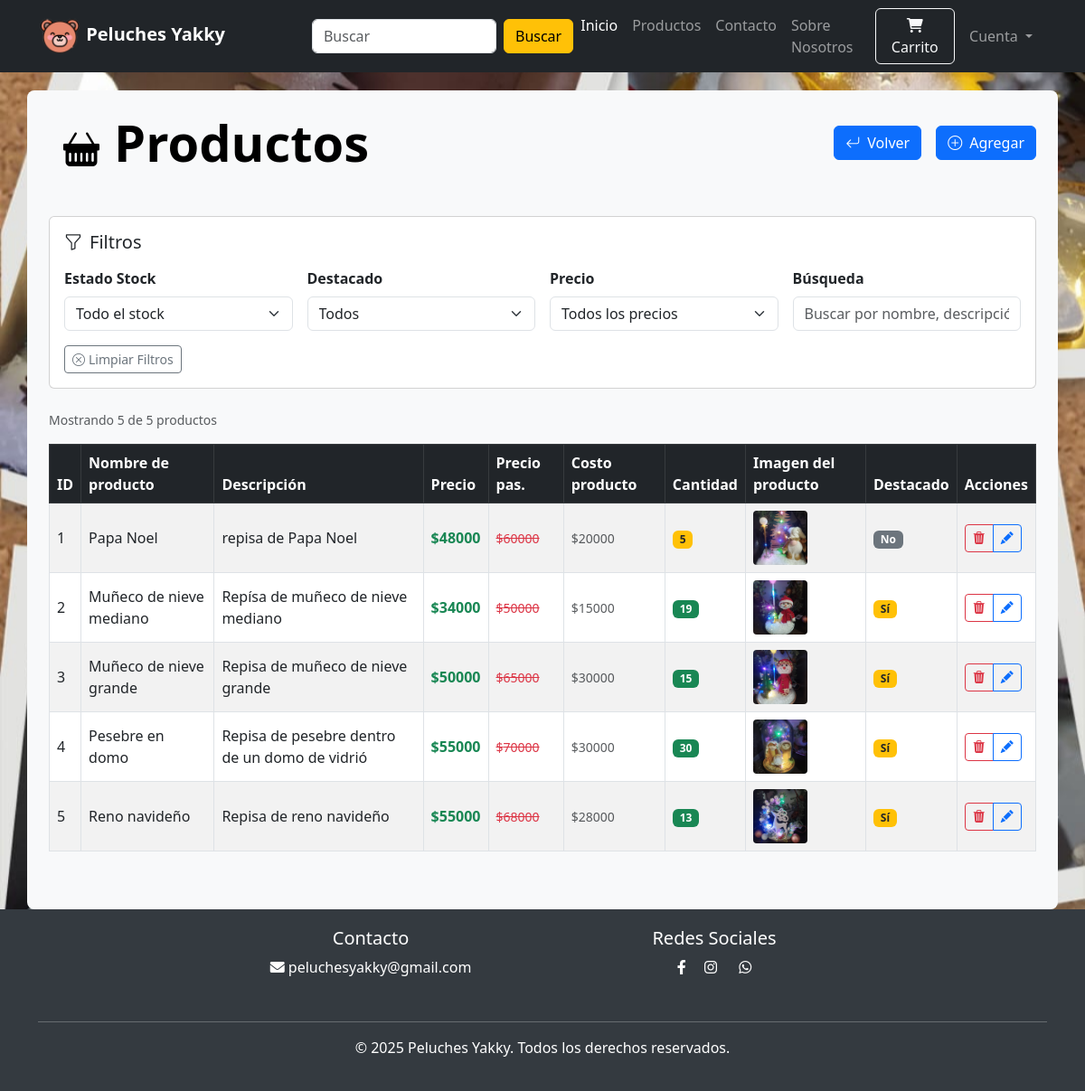
The app's page /ver-productos (signed in) with its own data.
### website/models/producto_model.py (models this page shows, shortened)
class Product(db.Model):
    id = db.Column(db.Integer, primary_key=True)
    product_name = db.Column(db.String(100), nullable=False)
    current_price = db.Column(db.Integer, nullable=False)
    precio_costo = db.Column(db.Integer, nullable=False)  # tarea
    previous_price = db.Column(db.Integer, nullable=False)
    in_stock = db.Column(db.Integer, nullable=False)
    product_picture = db.Column(db.String(1000), nullable=False)
    flash_sale = db.Column(db.Boolean, default=False)
    date_added = db.Column(db.DateTime, default=datetime.utcnow)
    descripcion = db.Column(db.String(1000), nullable=False)
    is_deleted = db.Column(db.Boolean, default=False)
    carts = db.relationship(
        "Cart", backref=db.backref("product", lazy=True), cascade="all, delete-orphan"
    )
    orders = db.relationship(
        "Order", backref=db.backref("product", lazy=True), cascade="all, delete-orphan"
    )

### website/admin.py (the view)
@admin.route("/ver-productos", methods=["GET", "POST"])
@login_required
@rol_required(1)
def ver_productos():
    if current_user.id == 1:
        productos = Product.query.order_by(Product.date_added).all()
        return render_template("ver_produc.html", productos=productos)
    return render_template("error_404.html")

### website/models/customer_model.py (called while the page is built)
    @property
    def is_authenticated(self):
        return True  # Para usuarios reales siempre True

### website/templates/ver_produc.html (shortened to what this page needs)
{% extends 'index.html' %}
{% block body %}
{% if productos | length < 1 %}
<div class="fondo" style="min-height: 100vh; padding-top: 20px;">
    <div class="container bg-light rounded-3 p-4 ">
        <div class="d-flex justify-content-between align-items-center mb-5">
            <h1 class="text-black mb-0 display-4 fw-bold">
                <i class="bi bi-basket-fill fs-1 text-black m-3"></i>Productos
            </h1>
            <div class="d-flex gap-3">
                <button onclick="window.location.href='/adminvista'" class="btn btn-primary">
                    <i class="bi bi-arrow-return-left me-2"></i>Volver
                </button>
                <button onclick="window.location.href='/agregar-productos'" class="btn btn-primary">
                    <i class="bi bi-plus-circle me-2"></i>Agregar
                </button>
            </div>
        </div>
        <h1 class="text-black mb-0 display-4 fw-bold text-center p-5">
            <i class="bi bi-emoji-frown-fill fs-1 text-black m-3"></i> No hay productos
        </h1>
    </div>
</div>
{% else %}
<div class="fondo" style="min-height: 100vh; padding-top: 20px;">
    <div class="container bg-light rounded-3 p-4 ">
        <div class="d-flex justify-content-between align-items-center mb-5">
            <h1 class="text-black mb-0 display-4 fw-bold">
                <i class="bi bi-basket-fill fs-1 text-black m-3"></i>Productos
            </h1>
            <div class="d-flex gap-3">
                <button onclick="window.location.href='/adminvista'" class="btn btn-primary">
                    <i class="bi bi-arrow-return-left me-2"></i>Volver
                </button>
                <button onclick="window.location.href='/agregar-productos'" class="btn btn-primary">
                    <i class="bi bi-plus-circle me-2"></i>Agregar
                </button>
            </div>
        </div>
        <div class="card mb-4">
            <div class="card-body">
                <h5 class="card-title mb-3">
                    <i class="bi bi-funnel me-2"></i>Filtros
                </h5>
                <div class="row g-3">
                    <div class="col-md-3">
                        <label class="form-label fw-bold">Estado Stock</label>
                        <select class="form-select" id="filterStock">
                            <option value="all">Todo el stock</option>
                        </select>
                    </div>
                    <div class="col-md-3">
                        <label class="form-label fw-bold">Destacado</label>
                        <select class="form-select" id="filterDestacado">
                            <option value="all">Todos</option>
                        </select>
                    </div>
                    <div class="col-md-3">
                        <label class="form-label fw-bold">Precio</label>
                        <select class="form-select" id="filterPrecio">
                            <option value="all">Todos los precios</option>
                        </select>
                    </div>
                    <div class="col-md-3">
                        <label class="form-label fw-bold">Búsqueda</label>
                        <input type="text" class="form-control" id="searchInput" placeholder="Buscar por nombre, descripción...">
                    </div>
                </div>
                <div class="row mt-3">
                    <div class="col-12">
                        <button class="btn btn-outline-secondary btn-sm" id="clearFilters">
                            <i class="bi bi-x-circle me-1"></i>Limpiar Filtros
                        </button>
                    </div>
                </div>
            </div>
        </div>
        <div class="d-flex justify-content-between align-items-center mb-3">
            <small class="text-muted" id="resultCount">
            </small>
        </div>
        <div class="table-responsive-lg">
            <table class="table table-bordered table-hover table-striped align-middle">
                <thead class="table-dark">
                    <tr>
                        <th>ID</th>
                        <th>Nombre de producto</th>
                        <th>Descripción</th>
                        <th>Precio</th>
                        <th>Precio pas.</th>
                        <th>Costo producto</th>
                        <th>Cantidad</th>
                        <th>Imagen del producto</th>
                        <th>Destacado</th>
                        <th>Acciones</th>
                    </tr>
                </thead>
                <tbody id="productosTableBody">
                    {% for item in productos %}
                    <tr class="producto-row"
                        data-stock="{{ item.in_stock }}"
                        data-destacado="{{ 'si' if item.flash_sale else 'no' }}"
                        data-precio="{{ item.current_price }}"
                        data-search="{{ item.product_name ~ ' ' ~ item.descripcion }}">
                        <td>{{ item.id }}</td>
                        <td>{{ item.product_name }}</td>
                        <td>
                            <span title="{{ item.descripcion }}">
                                {{ item.descripcion|truncate(50) }}
                            </span>
                        </td>
                        <td>
                            <strong class="text-success">${{ item.current_price }}</strong>
                        </td>
                        <td>
                            {% if item.previous_price and item.previous_price > item.current_price %}
                                <small class="text-danger text-decoration-line-through">${{ item.previous_price }}</small>
                            {% else %}
                                <span class="text-muted">-</span>
                            {% endif %}
                        </td>
                        <td>
                            <small class="text-muted">${{ item.precio_costo }}</small>
                        </td>
                        <td>
                            <span class="badge
                                {% if item.in_stock == 0 %}bg-danger
                                {% elif item.in_stock <= 10 %}bg-warning text-dark
                                {% else %}bg-success{% endif %}">
                                {{ item.in_stock }}
                            </span>
                        </td>
                        <td>
                            <img src="{{ item.product_picture }}" alt="{{ item.product_name }}"
                                style="height: 60px; width: 60px; border-radius: 4px; object-fit: cover;">
                        </td>
                        <td>
                            {% if item.flash_sale %}
                                <span class="badge bg-warning text-dark">Sí</span>
                            {% else %}
                                <span class="badge bg-secondary">No</span>
                            {% endif %}
                        </td>
                        <td>
                            <div class="btn-group" role="group">
                                <a href="/elimi-producto/{{ item.id }}"
                                   onclick="return confirmDelete()"
                                   class="btn btn-sm btn-outline-danger"
                                   title="Eliminar">
                                    <i class="bi bi-trash3-fill"></i>
                                </a>
                                <a href="/actua-producto/{{ item.id }}"
                                   class="btn btn-sm btn-outline-primary"
                                   title="Editar">
                                    <i class="bi bi-pencil-fill"></i>
                                </a>
                            </div>
                        </td>
                    </tr>
                    {% endfor %}
                </tbody>
            </table>
        </div>
    </div>
</div>
{% endif %}
{% endblock %}

### website/static/css/style.css (style rules this page uses)
.fondo { background-image: url(../img/fondo.png); background-position: center; background-repeat: repeat; background-attachment: fixed; background-size: cover; }

### website/templates/ver_produc.html (style rules this page uses)
.producto-row { transition: all 0.3s ease; }
.btn-group .btn { padding: 0.25rem 0.5rem; }

### records on screen
Product: id "1", product_name "Papa Noel", descripcion "repisa de Papa Noel", current_price "48000", previous_price "60000", precio_costo "20000", in_stock "5", product_picture (picture), flash_sale "No"
Product: id "2", product_name "Muñeco de nieve mediano", descripcion "Repísa de muñeco de nieve mediano", current_price "34000", previous_price "50000", precio_costo "15000", in_stock "19", product_picture (picture), flash_sale "Sí"
Product: id "3", product_name "Muñeco de nieve grande", descripcion "Repisa de muñeco de nieve grande", current_price "50000", previous_price "65000", precio_costo "30000", in_stock "15", product_picture (picture), flash_sale "Sí"
Product: id "4", product_name "Pesebre en domo", descripcion "Repisa de pesebre dentro de un domo de vidrió", current_price "55000", previous_price "70000", precio_costo "30000", in_stock "30", product_picture (picture), flash_sale "Sí"
Product: id "5", product_name "Reno navideño", descripcion "Repisa de reno navideño", current_price "55000", previous_price "68000", precio_costo "28000", in_stock "13", product_picture (picture), flash_sale "Sí"
